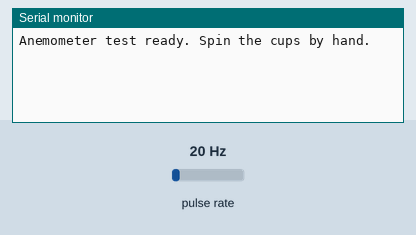
The sketch below on a simulated ESP32. On the bench: the last lines printed to the serial monitor. Wiring (inferred from the names in the program): pulse sensor: data GPIO 14. The test bench sets the inputs (shaded band); at power-on: pulse rate 20 Hz.

Above: at 1.2 s.
1.3 s: pulse rate (sensor on GPIO 14) set to 4 Hz
At 2.8 s:
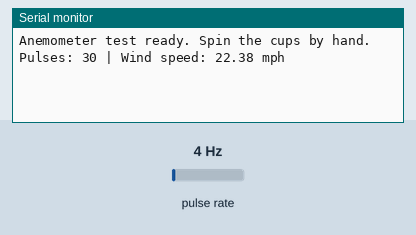
4.3 s: pulse rate (sensor on GPIO 14) set to 50 Hz
At 7.1 s:
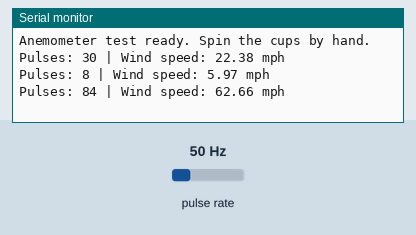
Timing chart, 0 to 8.6 s (numbered marks = the images above; inputs shaded):
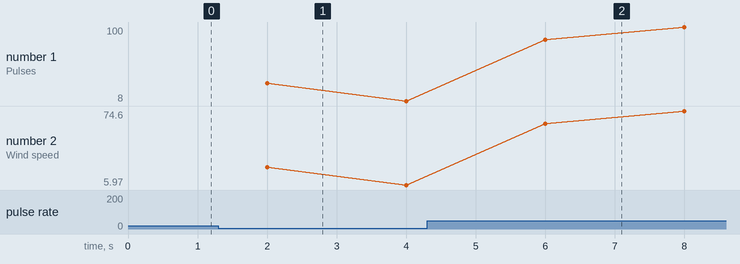

Measured:
- after the input at 1.3 s, the serial monitor: prints a new line after 0.70 s (image 1)
- after the input at 4.3 s, the serial monitor: prints a new line after 1.7 s (image 2)
- plotted number 1: 8 → 100 after the input at 4.3 s
- plotted number 2: 5.97 → 74.6 after the input at 4.3 s

The sketch:

test_anemometer.ino
```cpp
// TEST FILE -- flash temporarily to the SHED ESP32 to verify the
// anemometer wiring in isolation before trusting it in shed_controller.ino.
// Spin the cups by hand and confirm the reported mph responds sensibly.

const int ANEMOMETER_PIN = 14;
volatile unsigned long pulseCount = 0;

void IRAM_ATTR onAnemometerPulse() {
  pulseCount++;
}

unsigned long lastSampleTime = 0;
const unsigned long SAMPLE_INTERVAL_MS = 2000;

void setup() {
  Serial.begin(115200);
  pinMode(ANEMOMETER_PIN, INPUT_PULLUP);
  attachInterrupt(digitalPinToInterrupt(ANEMOMETER_PIN), onAnemometerPulse, FALLING);
  Serial.println("Anemometer test ready. Spin the cups by hand.");
}

void loop() {
  if (millis() - lastSampleTime >= SAMPLE_INTERVAL_MS) {
    noInterrupts();
    unsigned long count = pulseCount;
    pulseCount = 0;
    interrupts();

    float hz = count / (SAMPLE_INTERVAL_MS / 1000.0);
    float windMph = hz * 1.492; // 1 closure/sec = 1.492 mph, per kit spec
    Serial.println("Pulses: " + String(count) + " | Wind speed: " + String(windMph, 2) + " mph");
    lastSampleTime = millis();
  }
}
```
